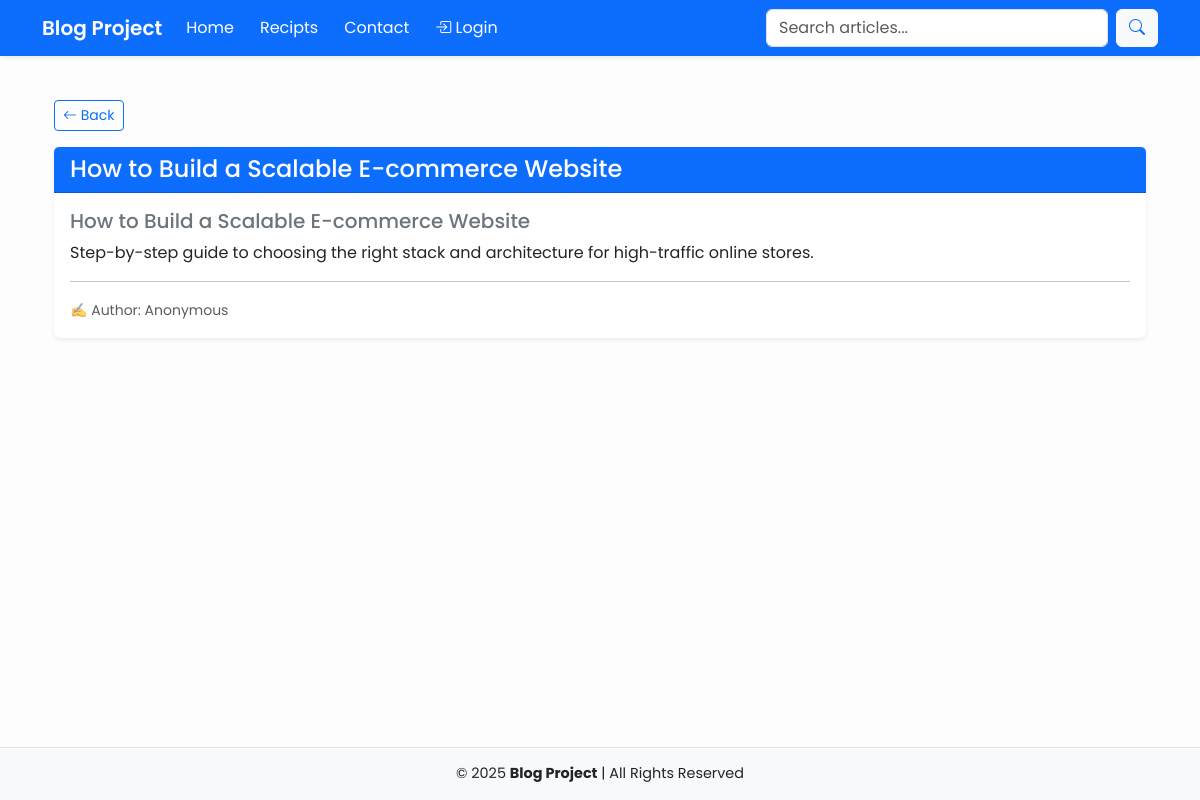
Page /articles/how-to-build-a-scalable-e-commerce-website/ on the earlier database version.
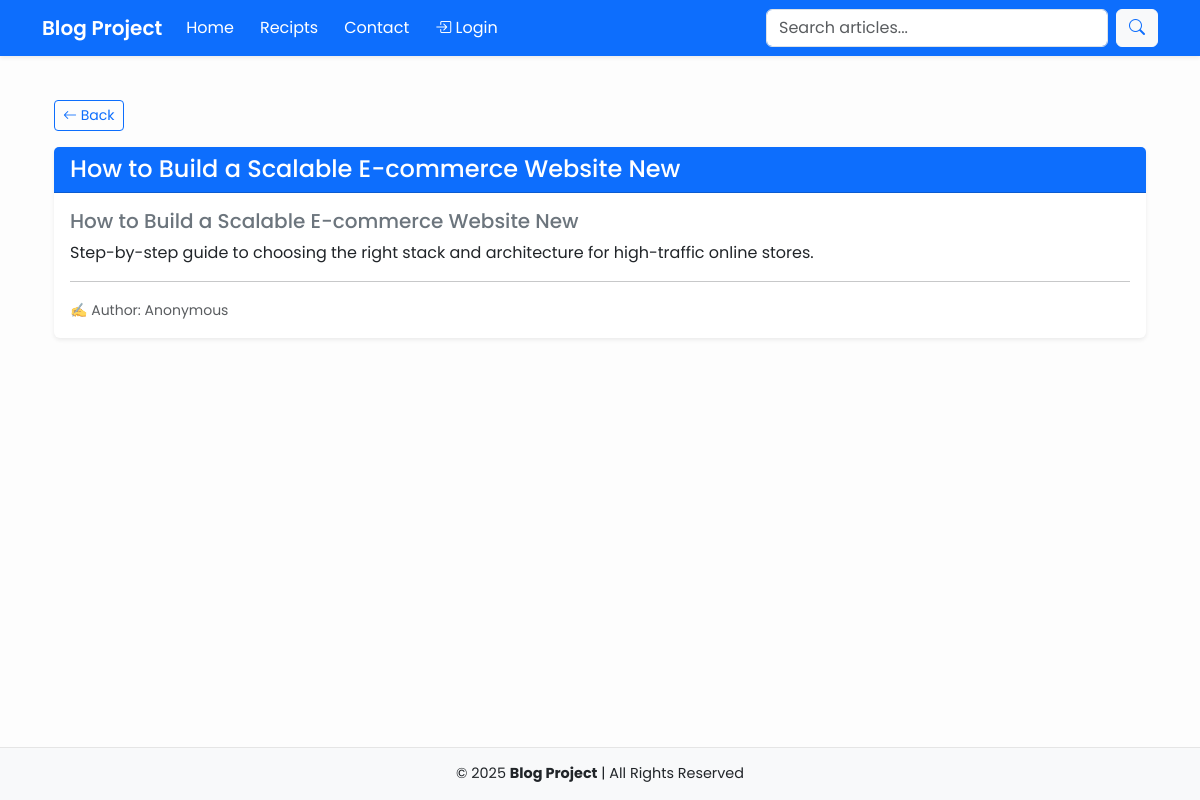
Same page on the later database version.
### articles/models.py (models this page shows, shortened)
class Article(models.Model):
    user = models.ForeignKey(User, blank=True, null=True, on_delete=models.CASCADE)
    title = models.CharField(max_length=255)
    slug = models.SlugField(max_length=255, blank=True, null=True)
    content = models.TextField()
    created_at = models.DateTimeField(auto_now_add=True)
    updated_at = models.DateTimeField(auto_now=True)
    publish = models.DateField(null=True, blank=True)
    objects = ArticleManager()

### articles/views.py (the view)
# urls.py: path("<slug:slug>/", articles_detail_view, name="article-detail"),
def articles_detail_view(request, slug):
    if slug is not None:
        article_obj = get_object_or_404(Article, slug=slug)
    context = {
        "object":article_obj
    }
    return render(request, "articles/detail.html", context)

### articles/models.py (called while the page is built)
    def get_queryset(self):
        return ArticleQuerySet(self.model, using=self._db)

### articles/templates/articles/detail.html
{% extends "layout/base.html" %} {% block content %}
<div class="container mt-4">
  <div class="d-flex align-items-center mb-3">
    <button
      class="btn btn-outline-primary btn-sm"
      onclick="window.history.back()"
    >
      <i class="bi bi-arrow-left"></i> Back
    </button>
  </div>
  <div class="card shadow-sm border-0">
    <div class="card-header bg-primary text-white">
      <h4 class="mb-0">{{ object.title }}</h4>
    </div>
    <div class="card-body">
      <h5 class="card-title text-secondary">{{ object.title }}</h5>
      <p class="card-text">{{ object.content }}</p>
      <hr />
      <p class="card-text">
        <small class="text-muted"
          >✍️ Author: {{ object.user|default:"Anonymous" }}
        </small>
      </p>
    </div>
  </div>
</div>
{% endblock content %}

Differences in the rows shown:
changed Article "Anonymous": title "How to Build a Scalable E-commerce Website" → "How to Build a Scalable E-commerce Website New"
